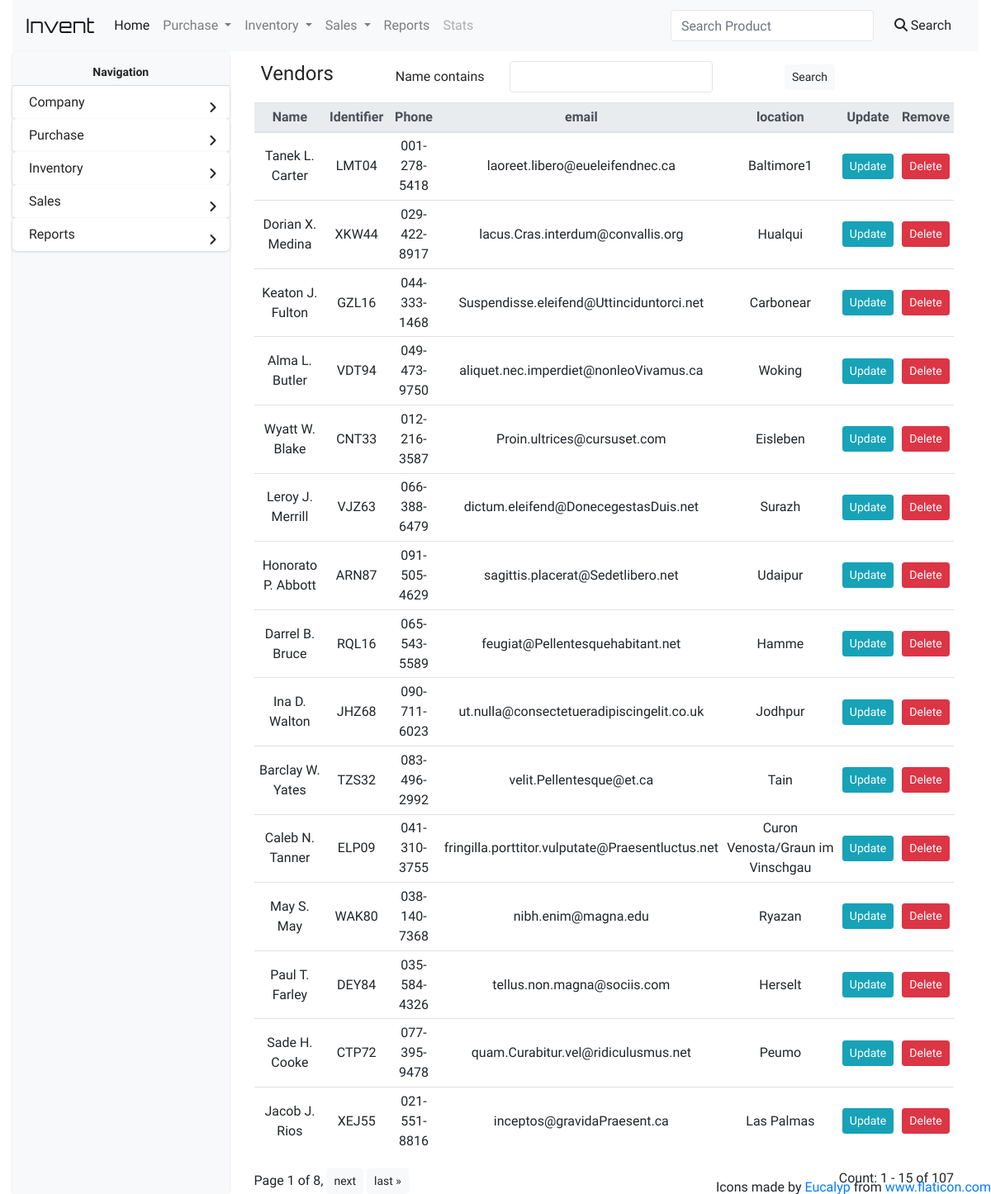
The app's page /vendors/ with its own data.
### InvManage/models.py (models this page shows, shortened)
class Vendor(models.Model):
    name = models.CharField(max_length=100)
    identifier = models.CharField(null=True, blank=True,max_length=100)
    phone = models.CharField(max_length=100, null=True, blank=True)
    address = models.TextField(null=True, blank=True)
    email = models.CharField(null=True, blank=True,max_length=100)
    location = models.CharField(null=True, blank=True,max_length=100)

### InvManage/views.py (the view)
# urls.py: path('vendors/', display_vendors_view, name='vendors'),
def display_vendors_view(request):
	if request.method == 'GET':
		vendors = Vendor.objects.all()
		myFilter = VendorFilter(request.GET, queryset=vendors)
		vendors = myFilter.qs
		number_of_vendors = len(vendors)
		paginator = Paginator(vendors,15)
		page_number = request.GET.get('page')
		page_obj = paginator.get_page(page_number)
		return render(request, 'vendor/vendors.html',{'page_obj':page_obj,'myFilter':myFilter, 'n_prod': number_of_vendors})

### InvManage/templatetags/template_helpers.py (called while the page is built)
@register.simple_tag
def relative_url(value, field_name, urlencode=None):
    url = '?{}={}'.format(field_name, value)
    if urlencode:
        querystring = urlencode.split('&')
        filtered_querystring = filter(lambda p: p.split('=')[0] != field_name, querystring)
        encoded_querystring = '&'.join(filtered_querystring)
        url = '{}&{}'.format(url, encoded_querystring)
    return url

### InvManage/templates/vendor/vendors.html (shortened to what this page needs)
{% extends 'base.html' %}
{% load template_helpers %}
{% block title %}
  <div class="m-2">
    <div class="d-flex align-items-center row">
        <div class="">
          <h2 class="col-sm-6 mr-auto label-head">Vendors</h2>
        </div>
        <div class="col-sm-10">
          <form class="form-inline" id="vendorsFilterForm" action="" method="GET">
              <div class="col-sm-9">
              {% for field in myFilter.form %}
                <div class="form-group form-row m-1">
                    <div class="col-sm-4">
                        <label>{{ field.label }}</label>
                    </div>
                    <div class="col-sm-8">
                        {{ field }}
                    </div>
                </div>
              </div>
                {% endfor %}
                  <button class="btn btn-sm btn-light" type="submit">Search</button>
          </form>
        </div>
    </div>
  </div>
{% endblock title %}
{% block contents %}
    <table class="table table-sm">
        <thead class="thead-light">
        <tr>
            <th scope="col">Name</th>
            <th scope="col">Identifier</th>
            <th scope="col">Phone</th>
            <th scope="col">email</th>
            <th scope="col">location</th>
            <th scope="col">Update</th>
            <th scope="col">Remove</th>
        </tr>
        </thead>
        <tbody>
            {% for vendor in page_obj %}
            <tr>
                <td class="vendor_name">{{ vendor.name }}</td>
                <td>{{ vendor.identifier }}</td>
                <td>{{ vendor.phone }}</td>
                <td>{{ vendor.email }}</td>
                <td>{{ vendor.location }}</td>
                <td><a href="{% url 'update_vendor' vendor.id %}" class="btn btn-sm btn-info">Update</a></td>
                <td><a href="" class="btn btn-sm btn-danger" data-toggle="modal" data-target="#delModal" data-del_url="{% url 'delete_vendor' vendor.id %}" data-vend_name="{{ vendor.name }}" data-vend_id="{{ vendor.id }}">Delete</a></td>
            </tr>
            {% endfor %}
        </tbody>
    </table>
    <div class="d-flex">
      <div class="pagination mr-auto">
        <span class="step-links">
          <span class="current">
            Page {{ page_obj.number }} of {{ page_obj.paginator.num_pages }},
          </span>
          {% if page_obj.has_next %}
            <a class="btn btn-light btn-sm" href="{% relative_url page_obj.next_page_number 'page' request.GET.urlencode %}">next</a>
            <a class="btn btn-light btn-sm" href="{% relative_url page_obj.paginator.num_pages 'page' request.GET.urlencode %}">last &raquo;</a>
          {% endif %}
        </span>
      </div>
      <div>
        Count: {{ page_obj.start_index }} - {{ page_obj.end_index }} of {{ n_prod }}
      </div>
    </div>
{% endblock %}

### InventoryManagement/assets/css/sidebar.css (style rules this page uses)
body { font-size: 0.9rem; }

### InvManage/templates/base.html (style rules this page uses)
body { font-family: 'Comfortaa', cursive; font-size: 1em; }
.label-head { color: #252525; font-family: 'Baloo 2', cursive; font-size: 1.5em; }
label, .collapsable_card_header { margin: 0; color: #252525; font-size: 1em; font-family: 'Comfortaa', cursive; }
.form-control { background-color: #ffffff; border-style: solid; border-color: #e7e7e7; }
.table td, .table th, .table input { text-align: center; vertical-align: middle; font-family: 'Comfortaa', cursive; }

### records on screen
Vendor: name "Tanek L. Carter", identifier "LMT04", phone "001-278-5418", email "laoreet.libero@eueleifendnec.ca", location "Baltimore1"
Vendor: name "Dorian X. Medina", identifier "XKW44", phone "029-422-8917", email "lacus.Cras.interdum@convallis.org", location "Hualqui"
Vendor: name "Keaton J. Fulton", identifier "GZL16", phone "044-333-1468", email "Suspendisse.eleifend@Uttinciduntorci.net", location "Carbonear"
Vendor: name "Alma L. Butler", identifier "VDT94", phone "049-473-9750", email "aliquet.nec.imperdiet@nonleoVivamus.ca", location "Woking"
Vendor: name "Wyatt W. Blake", identifier "CNT33", phone "012-216-3587", email "Proin.ultrices@cursuset.com", location "Eisleben"
Vendor: name "Leroy J. Merrill", identifier "VJZ63", phone "066-388-6479", email "dictum.eleifend@DonecegestasDuis.net", location "Surazh"
Vendor: name "Honorato P. Abbott", identifier "ARN87", phone "091-505-4629", email "sagittis.placerat@Sedetlibero.net", location "Udaipur"
Vendor: name "Darrel B. Bruce", identifier "RQL16", phone "065-543-5589", email "feugiat@Pellentesquehabitant.net", location "Hamme"
Vendor: name "Ina D. Walton", identifier "JHZ68", phone "090-711-6023", email "ut.nulla@consectetueradipiscingelit.co.uk", location "Jodhpur"
Vendor: name "Barclay W. Yates", identifier "TZS32", phone "083-496-2992", email "velit.Pellentesque@et.ca", location "Tain"
Vendor: name "Caleb N. Tanner", identifier "ELP09", phone "041-310-3755", email "fringilla.porttitor.vulputate@Praesentluctus.net", location "Curon Venosta/Graun im Vinschgau"
Vendor: name "May S. May", identifier "WAK80", phone "038-140-7368", email "nibh.enim@magna.edu", location "Ryazan"
Vendor: name "Paul T. Farley", identifier "DEY84", phone "035-584-4326", email "tellus.non.magna@sociis.com", location "Herselt"
Vendor: name "Sade H. Cooke", identifier "CTP72", phone "077-395-9478", email "quam.Curabitur.vel@ridiculusmus.net", location "Peumo"
Vendor: name "Jacob J. Rios", identifier "XEJ55", phone "021-551-8816", email "inceptos@gravidaPraesent.ca", location "Las Palmas"

### other values on screen
{{ field.label }} "Name contains"
{{ page_obj.number }} "1"
{{ page_obj.paginator.num_pages }} "8"
{{ page_obj.start_index }} "1"
{{ page_obj.end_index }} "15"
{{ n_prod }} "107"
